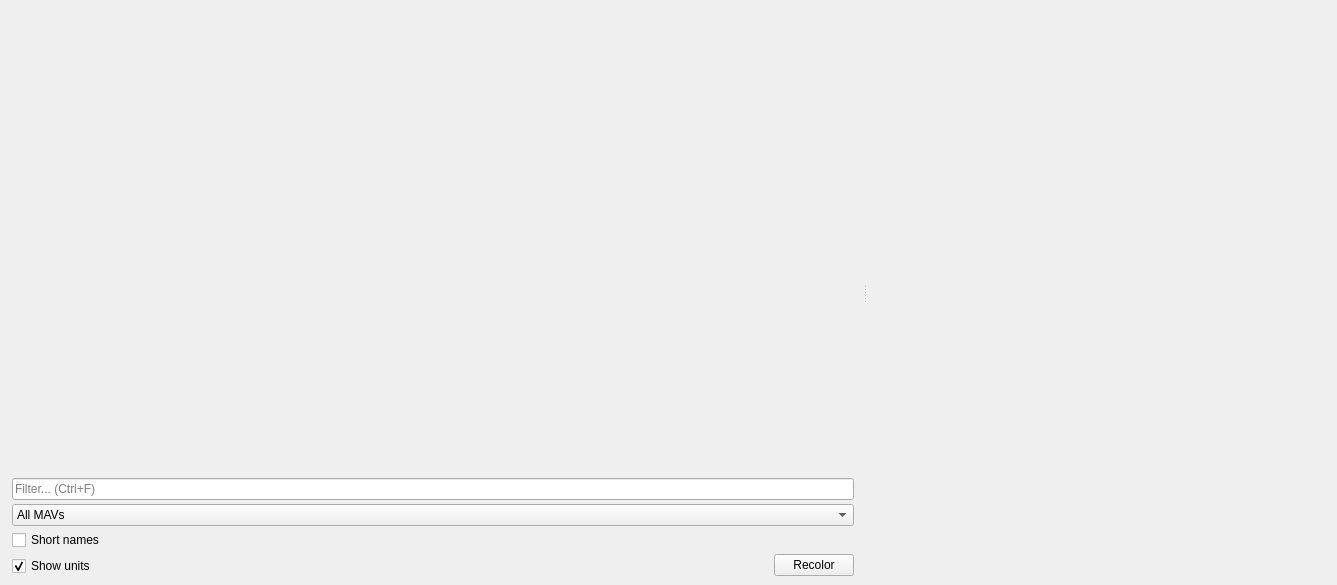
<?xml version="1.0" encoding="UTF-8"?>
<ui version="4.0">
 <class>linechart</class>
 <widget class="QWidget" name="linechart">
  <property name="geometry">
   <rect>
    <x>0</x>
    <y>0</y>
    <width>1337</width>
    <height>585</height>
   </rect>
  </property>
  <property name="sizePolicy">
   <sizepolicy hsizetype="Expanding" vsizetype="Expanding">
    <horstretch>3</horstretch>
    <verstretch>2</verstretch>
   </sizepolicy>
  </property>
  <property name="minimumSize">
   <size>
    <width>300</width>
    <height>200</height>
   </size>
  </property>
  <property name="windowTitle">
   <string>Form</string>
  </property>
  <property name="styleSheet">
   <string notr="true"/>
  </property>
  <layout class="QHBoxLayout" name="horizontalLayout_2">
   <property name="leftMargin">
    <number>6</number>
   </property>
   <property name="topMargin">
    <number>6</number>
   </property>
   <property name="rightMargin">
    <number>6</number>
   </property>
   <property name="bottomMargin">
    <number>6</number>
   </property>
   <item>
    <widget class="QSplitter" name="splitter">
     <property name="frameShape">
      <enum>QFrame::NoFrame</enum>
     </property>
     <property name="midLineWidth">
      <number>1</number>
     </property>
     <property name="orientation">
      <enum>Qt::Horizontal</enum>
     </property>
     <property name="handleWidth">
      <number>10</number>
     </property>
     <widget class="QWidget" name="curveGroupBox" native="true">
      <layout class="QGridLayout" name="gridLayout" rowstretch="50,0,0,0">
       <property name="leftMargin">
        <number>6</number>
       </property>
       <property name="topMargin">
        <number>6</number>
       </property>
       <property name="rightMargin">
        <number>6</number>
       </property>
       <property name="bottomMargin">
        <number>3</number>
       </property>
       <item row="0" column="0">
        <widget class="QScrollArea" name="curveListWidget">
         <property name="sizePolicy">
          <sizepolicy hsizetype="Minimum" vsizetype="Expanding">
           <horstretch>0</horstretch>
           <verstretch>0</verstretch>
          </sizepolicy>
         </property>
         <property name="minimumSize">
          <size>
           <width>60</width>
           <height>150</height>
          </size>
         </property>
         <property name="baseSize">
          <size>
           <width>60</width>
           <height>150</height>
          </size>
         </property>
         <property name="autoFillBackground">
          <bool>false</bool>
         </property>
         <property name="styleSheet">
          <string notr="true"/>
         </property>
         <property name="frameShape">
          <enum>QFrame::NoFrame</enum>
         </property>
         <property name="frameShadow">
          <enum>QFrame::Sunken</enum>
         </property>
         <property name="widgetResizable">
          <bool>true</bool>
         </property>
         <property name="alignment">
          <set>Qt::AlignLeading|Qt::AlignLeft|Qt::AlignTop</set>
         </property>
         <widget class="QWidget" name="scrollAreaWidgetContents">
          <property name="geometry">
           <rect>
            <x>0</x>
            <y>0</y>
            <width>840</width>
            <height>466</height>
           </rect>
          </property>
         </widget>
        </widget>
       </item>
       <item row="3" column="0">
        <layout class="QVBoxLayout" name="verticalLayout_2">
         <property name="spacing">
          <number>4</number>
         </property>
         <item>
          <widget class="QLineEdit" name="plotFilterLineEdit">
           <property name="placeholderText">
            <string>Filter... (Ctrl+F)</string>
           </property>
          </widget>
         </item>
         <item>
          <widget class="QComboBox" name="uasSelectionBox">
           <item>
            <property name="text">
             <string>All MAVs</string>
            </property>
           </item>
          </widget>
         </item>
         <item>
          <layout class="QHBoxLayout" name="horizontalLayout" stretch="1,0">
           <property name="spacing">
            <number>0</number>
           </property>
           <item>
            <layout class="QVBoxLayout" name="verticalLayout_3">
             <property name="spacing">
              <number>6</number>
             </property>
             <item>
              <widget class="QCheckBox" name="shortNameCheckBox">
               <property name="toolTip">
                <string>Display only variable names in curve list</string>
               </property>
               <property name="text">
                <string>Short names</string>
               </property>
              </widget>
             </item>
             <item>
              <widget class="QCheckBox" name="showUnitsCheckBox">
               <property name="toolTip">
                <string>Display variable units in curve list</string>
               </property>
               <property name="whatsThis">
                <string>Display variable units in curve list</string>
               </property>
               <property name="text">
                <string>Show units</string>
               </property>
               <property name="checked">
                <bool>true</bool>
               </property>
              </widget>
             </item>
            </layout>
           </item>
           <item>
            <layout class="QVBoxLayout" name="verticalLayout_4">
             <property name="spacing">
              <number>6</number>
             </property>
             <property name="sizeConstraint">
              <enum>QLayout::SetMinimumSize</enum>
             </property>
             <property name="bottomMargin">
              <number>0</number>
             </property>
             <item>
              <spacer name="verticalSpacer_2">
               <property name="orientation">
                <enum>Qt::Vertical</enum>
               </property>
               <property name="sizeHint" stdset="0">
                <size>
                 <width>20</width>
                 <height>0</height>
                </size>
               </property>
              </spacer>
             </item>
             <item>
              <widget class="QPushButton" name="recolorButton">
               <property name="toolTip">
                <string>Rotate color scheme for all curves</string>
               </property>
               <property name="text">
                <string>Recolor</string>
               </property>
              </widget>
             </item>
             <item>
              <spacer name="verticalSpacer">
               <property name="orientation">
                <enum>Qt::Vertical</enum>
               </property>
               <property name="sizeType">
                <enum>QSizePolicy::Minimum</enum>
               </property>
               <property name="sizeHint" stdset="0">
                <size>
                 <width>20</width>
                 <height>0</height>
                </size>
               </property>
              </spacer>
             </item>
            </layout>
           </item>
          </layout>
         </item>
        </layout>
       </item>
      </layout>
     </widget>
     <widget class="QWidget" name="diagramGroupBox" native="true"/>
    </widget>
   </item>
  </layout>
 </widget>
 <resources/>
 <connections/>
</ui>
